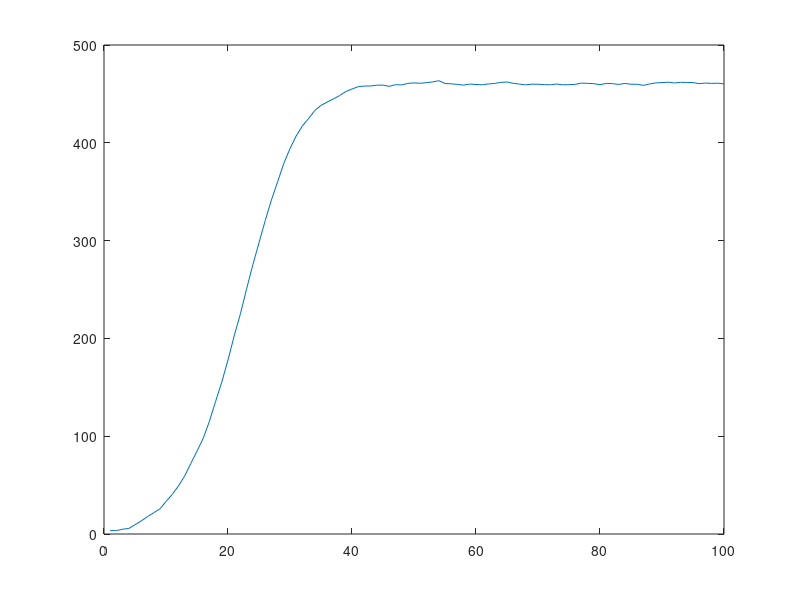

Reproduce this figure in MATLAB. (Note: this script raises an error after producing the figure.)
clear all;                              % clear workspace
clc
global  Y1p MADp MSEp;
parallelsize   = 6;
% MKt6v99 Spec Topics:  Bayesian Dynamic Models, Norris Bruce
% Extended Kalman Filter - Example
pp =1;
p      =  1;     T = 100;               % p dimension of state vector; T length of series
m0     =  randn(p,1); C0 = eye(p);      % intial state distribution at t=0

%Bass Model parameter simulation
qi1=0.38*rand(1,1);
pi1=0.003*rand(1,1);
mi1=1000*rand(1,1);

F      =  ones(p,1);  GT = diag([-qi1./mi1 (1-pi1+qi1)]); d = diag(GT);     % Observation and systems matrix  
v      =  eye(p)*0.2;       w = 0.5*eye(p);              % known observation and sytem variance


% Simulate Observations  y(t) and states 
tt1    =  5*rand(p,T+1); y = zeros(p,T); xp = rand(T,1); F =  eye(p); y=[]; beta=pi1*mi1 ;
ew     =  chol(w)'*randn(p,T);  ev = chol(v)'*randn(p,T); xp= ones(p,T); uT=diag(beta)*xp;
%a      =  rand(1,5); b = rand(1,5); alpha = [1.2; 1.05];

% LINEAR Goodwill
%for  t =  2:T+1 tt1(1,t) =  d(1)*tt1(1,t-1) + uT(1,t-1) + ew(1,t-1); end;
%for  t =  2:T+1 tt1(2,t) =  d(2)*tt1(2,t-1) + uT(2,t-1) + ew(2,t-1); end; plot(tt1);

% NONLINEAR Goodwill
for  t =  2:T+1 tt1(1,t) =  d(1)*tt1(1,t-1).^2 + d(2)*tt1(1,t-1)+ uT(1,t-1) + ew(1,t-1); end;                
%for  t =  2:T+1 tt1(2,t) =  tt1(2,t-1)- d(2)*tt1(2,t-1)^alpha(2) + uT(2,t-1) + ew(2,t-1); end; plot(tt1);


for  t =  1:T 

 y(:,t)  = tt1(1,t)  +  ev(:,t);
 %[a(1)*tt1(1,t) - a(2)*tt1(2,t) - a(3)*tt1(1,t)^2 +  a(4)*tt1(2,t)^2 + a(5)*tt1(1,t)*tt1(2,t); ...
  %           b(1)*tt1(2,t) - b(2)*tt1(1,t) - b(3)*tt1(2,t)^2 +  b(4)*tt1(1,t)^2 + b(5)*tt1(1,t)*tt1(2,t)] + ev(:,t);

end;
plot(y(1,:)); pause; % plot(y(2,:)); 
tt1s = tt1(:,2:T+1);
%==========================================================================
%============================ Data ======================================
%==========================================================================
path ='C:\Users\MeisamHe\Desktop\';
rp     = 3; % since here it is OL, Rating, version, weekend [only include weekend]
rq    = 4; % since both variance of rating and observational learning to explain heterogeneity in q
k     =  2+rp+rq; % alpha +  terms for p terms for q %delta+ removed
jumps      =    1; idx = 0; jp = 0; ndraw=15000;  ndraw0 = 10000; 
 n = 52;  %number of add-ons
 
% Read platform data inclusion
format long
scale = 10^7;
[num,txt,raw] = xlsread(strcat(path,'Projects\FirefoxAddon(VeryLowPriority)\DiffData\platformdata.xlsx'),1);
yp = num(:,20)/scale; %10 million firefox platform download [Scale in order to avoid singularity]
yc = num(:,21)/scale; %10 million competitors firefox platform downloads
ych = num(:,22)/scale; %10 million chrome firefox platform downloads
yie = num(:,23)/scale; %10 million chrome firefox platform downloads
ysaf = num(:,24)/scale; %10 million chrome firefox platform downloads
yop = num(:,25)/scale; %10 million chrome firefox platform downloads
pT   = size(yp,1); %cut the data of add-ons based on platform data
yusd =num(:,35); %10 million firefox platform download [Scale in order to avoid singularity]
yrt = num(:,30)/scale; %10 million competitors firefox platform downloads
yrt = cumsum(yrt); % since cumulative reviews are important
dwnldaddon =num(:,33)/scale; %10 million firefox platform download [Scale in order to avoid singularity]
crtdAddons =num(:,34)/10.^2;%/scale; %10 million firefox platform download [Scale in order to avoid singularity]
%crtdAddons = cumsum(crtdAddons); % since cumulative reviews are important
updtdAddons =num(:,32)/10^2; %10 million firefox platform download [Scale in order to avoid singularity]
%updtdAddons = cumsum(updtdAddons); % since cumulative reviews are important
%dwnldaddon =cumsum(dwnldaddon);
pusg      = num(:,35);
ffxvrsn      = num(:,36);
vertemp = ffxvrsn;
brkpnttemp = find(ffxvrsn);
if (size(brkpnttemp,1)>0)
   if (size(brkpnttemp,1)>1)
       for i=1:size(brkpnttemp,1)-1
           vertemp(brkpnttemp(i):brkpnttemp(i+1)-1) = 0.89.^[1:brkpnttemp(i+1)-brkpnttemp(i)];
       end;
   end;
   i = size(brkpnttemp,1);
   vertemp(brkpnttemp(i):size(vertemp,1)) = 0.89.^[1:size(vertemp,1)-brkpnttemp(i)+1];
   ffxvrsn  = vertemp;
end;

%creating goodwill for the addon updated and created
caddon = zeros(pT,1); %created add-on
uaddon = zeros(pT,1); %updated add-on
caddon(1,1) = crtdAddons(1,1);
uaddon(1,1) = updtdAddons(1,1); %updated add-on
%r = 0.89;
r=1;
for  t =  2:pT 
    caddon(t,1) = r.*caddon(t-1,1)+crtdAddons(t,1);
 %   uaddon(t,1) = 0.89.*uaddon(t-1,1)+updtdAddons(t,1);
end;    

%address multicollinearity issue (demeaning)
%caddon = caddon - repmat(mean(caddon),[size(caddon,1) 1]);

% use share rather than number of users to avoid multicollinearity
% ych = num(:,3); %10 million chrome firefox platform downloads
% yie = num(:,1); %10 million chrome firefox platform downloads

% read AMO Data
[num,txt,raw] = xlsread(strcat(path,'Projects\FirefoxAddon(VeryLowPriority)\AMODATA\AMOCleaned.xlsx'),1);
totalNomQueue = num(:,9)/100; %total nomination in queue
totalNomContrib = num(:,10)/100; % total nomination contribution


% +yie caddon yie
yc =[ych yie totalNomContrib totalNomQueue]; % uaddon];  % yie yie ysaf yop %yusd.*yrt yrt %dwnldaddon


%yc = zeros(size(yc,1),1);
%address multicollinearity issue
%yc = yc - repmat(mean(yc),[size(yc,1) 1]);
% regrssvct = ones(pT,1);
% for i=1:size(yc,2)
%     betas=inv(regrssvct'*regrssvct)*regrssvct'*yc(:,i);
%     yc(:,i)=yc(:,i)-regrssvct*betas;
%     regrssvct = [regrssvct yc(:,i)];
% end;

yc = [zeros(1,size(yc,2)); yc(1:(size(yc,1)),:)]; % for the moment m0 it is zero
yc = yc - repmat(mean(yc), [pT+1 1]);
caddon = [0;caddon];
caddon = caddon - repmat(mean(caddon), [pT+1 1]);


%check multicollinearity for platform
temp=regstats(yc(:,1),yc(:,2:size(yc,2)),'linear');
vif = 1/(1-temp.rsquare)
kp     = 3+size(yc,2)+1; %estimating three parameters (3 bass parameters and 2 competition parameter; we have rating and OL (2) and interaction (1))
%yp  = Mt(2:pT); %simulated data [end of the same file]
ppparam = 0.0001;
npparam =[-0.0005;-0.0013;0.0001;2.5847e-6];%repmat(-0.00002,[size(yc,2) 1]);
qpparam = 9.92e-10;
eta  = 0.0038;
pqM0beta = [0.052 ppparam qpparam eta npparam']; 
GTp  = diag(pqM0beta);
uTp= ppparam.*(eta*caddon+pqM0beta(1)) + repmat((eta*caddon+pqM0beta(1)),[1 size(yc,2)]).*yc*npparam;
options = optimset('Display','on','MaxIter',10000,'TolX',10^-30,'TolFun',10^-30,'UseParallel','always'); %,'GradObj','on'
% tunning parameters
pc        = 1e-6; % for the draws of M0
accepRate =0;
pqM0betaNewtemp  = zeros(parallelsize,kp);

  %platform variables
 bp_ =  zeros(pT*p,(ndraw-ndraw0)/jumps);
 b0p_ = zeros(p,(ndraw-ndraw0)/jumps);
 cp_ = zeros(kp+1+1,(ndraw-ndraw0)/jumps); %because v has the size of (n+1)*(n+1): 2 variance, 3 Bass parameters and 1 competition param
 %df_ = zeros((2*n+2)*(2*n+2),(ndraw-ndraw0)/jumps);   % to save full var-covar matrix
 mp=zeros(1,pT);
 Cp = repmat(eye(pp),[1 1 pT]);
 m0p = ones(pp,1);
 C0p = repmat(eye(pp),[1 1]);
 
  %platform
  T = pT;
  tt1p    =  15*ones(p,pT); 
  vp     =  0.2; % it includes all observation equations of platform state equation
  wp = 0.5;              % known observation and sytem variance
  LL       =    zeros(1,(ndraw-ndraw0)/jumps);   % log likelihood
  cumj=0; 
 
 MADp=zeros(1,pT); MSEp = zeros(1,pT);
 Y1p = zeros(1,pT); % n for add-ons and 1 for platform
 b0p    =  [max(yp) 0.1*ones(1,kp-1)]; 
 S0p =  1.5e7;
 btempp=zeros(kp,1);
 
 
 
  % prior 
 wa0=0.1; wv02=.1;va0=0.1;vv02=.1;
 v      =  ones(1,n)*0.2;      w = ones(1,n)*0.5;% w = 0.5*ones(1,n);              % known observation and sytem variance
 b0    =  zeros(k,n); %b0    =  zeros(k,n); 
 S0Inv =  1.5e-7*eye(k);
 
%prepare latent measure to initiate data of add-ons
[mp(:,1:pT),Cp(:,:,1:pT),m0p(:,:),C0p,tt1p(1:pT),tt0p]     =     BEKFPMOnlyPlatformCompetitor(yp(1:pT),F,pp,m0p(:,:),C0p(:,:),vp,wp,GTp(:,:),uTp(1:pT),yc,caddon);   %,a,b,alpha
ttr1=tt1p(1:pT)';
ttind1p= [tt0p;tt1p(1:pT-1)'];

%simulate GT = d, beta (System Equation)
% first simulate M0|p,q,beta erround the mode obtained using fminunc
X0= pqM0beta;
alpha     = 0.5;
accptnrnd = 0.8;
[modepltfrm,fval,exitflag,output,grad,hessian]=fminunc('PlatformFullLikelihood',X0,options,yc,ttind1p,ttr1,[m0p mp(:,1:pT-1)]',wp,S0p,b0p,caddon);
var        = diag(inv(hessian));
var = max(var,1e-6);
j=1;
while ((alpha < accptnrnd)) %&& (swfac == 1) )
   j=j+1
   wpm =pc*var;
   wpm = max(wpm, 1e-6);
   pqM0betaNew   =  modepltfrm + wpm'*randn(length(modepltfrm),1);
   while (pqM0betaNew(3)<0) 
       j=j+1
      pqM0betaNew   =  modepltfrm + wpm'*randn(length(modepltfrm),1);
   end;
   postPNew  = -PlatformFullLikelihood(pqM0betaNew,yc,ttind1p,ttr1,[m0p mp(:,1:pT-1)]',wp,S0p,b0p,caddon); % log of new posterior
   postPOld  = -PlatformFullLikelihood(pqM0beta,yc,ttind1p,ttr1,[m0p mp(:,1:pT-1)]',wp,S0p,b0p,caddon); % log of old posterior
   alpha     = postPNew - postPOld;
   accptnrnd = log(rand(1,1));
   % M0paramNew = M0param + pc*randn(length(M0Param),1);
end;
cumj= cumj+j;
% check acceptance rate and modify it
accepRate=1/cumj % because i out of all cumj iterations is accepted until now


pqM0beta   = pqM0betaNew;
ppparam   = pqM0beta(1);
qpparam   = pqM0beta(2);
M0param = pqM0beta(3);
eta       = pqM0beta(4);
npparam = pqM0beta(5:size(pqM0beta,2));
btempp(:,1)=[M0param ppparam qpparam eta npparam]'; % to use in cross section
% npparam   = btp(3:(2+size(yc,2)));
disp ('platform parameters ar M0p pp qp np are:');
disp(btempp(:,1));
GTp(:,:)  =   diag([M0param ppparam qpparam eta npparam]);
uTp(1:pT) =   ppparam.*(eta*caddon(1:(size(yc,1)-1),:)+M0param) + repmat((eta*caddon(1:(size(yc,1)-1),:)+M0param), [1 size(caddon(1:(size(yc,1)-1),:),2)]).*(yc(1:(size(yc,1)-1),:)*npparam');

%simulate v ~ IG (System Equation)
f = -qpparam./(M0param+eta*caddon(1:(size(yc,1)-1),:)).*(2*ttind1p.*[m0p mp(:,1:pT-1)]'-[m0p mp(:,1:pT-1)]'.^2) + (1+qpparam-ppparam).*ttind1p-(yc(1:(size(yc,1)-1),:)*npparam').*ttind1p+ppparam.*(M0param+eta*caddon(1:(size(yc,1)-1),:)) + (yc(1:(size(yc,1)-1),:)*npparam').*(M0param+eta*caddon(1:(size(yc,1)-1),:));
ewv = ttr1-f;

wa1  = (wa0+pT)/2;
wv12 = (wv02+ewv'*ewv)/2;
wp  =  1/gamrnd(wa1,1/wv12);

%simulate w ~ IG (Observation Equation)
va1= (va0+pT)/2;
vv12= (vv02+((yp - ttr1)'*(yp - ttr1)))/2;
evv =yp - ttr1;
vp =1/gamrnd(va1,1/vv12);


disp('vp and wp is:')
disp([vp; wp])


 % addon section:
 % Read only to test
 pluginlists=linspace(1,n,n)+1;
 T = zeros(1,n);
 y=cell([1 n]);
 xaddon=cell([1 n]);
 uT=cell([1 n]);
 piai =cell([1 n]);
 ol =cell([1 n]);
 st =cell([1 n]);
 stol =  cell([1 n]);
 ver =cell([1 n]);
 wkend =cell([1 n]);
 status =cell([1 n]);
 phetrgn =cell([1 n]);
 % postPOld = cell([1 n]);
 pqalphaaddon =  cell([1 n]);
 for j=1:n
     pqalphaaddon{j}   = [0.01;1e-3.*ones(k-1,1)]; %0.0284; 0.2; 
 end;
 GT  = ones(rp+2*rq+1,rp+2*rq+1,n); %1 for last element of delta
% GT  = ones(rp+2*rq,rp+2*rq,n); %1 for last element of delta
alphabetaapram = cell([1 n]);
parfor jtemp=1:n;
%      paparam     = pqalphaaddon{j}(1);
%      qaparam     = pqalphaaddon{j}(2);
     alphaaparam = pqalphaaddon{jtemp}(1); % since alpha is between zero and 1
     phetrgnprm  = pqalphaaddon{jtemp}(2:rp+1);
     qhtrgnprm   = pqalphaaddon{jtemp}(rp+2:rp+rq+1);
     deltaprm    = pqalphaaddon{jtemp}(rp+rq+2); %disadoption rate
     alphabetaapram{jtemp} =alphaaparam*phetrgnprm;
%     alphap{j} =alphaaparam*paparam;
     bt = [-phetrgnprm(1:rp);-(1-deltaprm)*qhtrgnprm(1:rq)/alphaaparam;(1-deltaprm)*qhtrgnprm(1:rq);-deltaprm]; %-qaparam/alphaaparam;(1-paparam+qaparam);
   %  bt = [-phetrgnprm(1:rp);-qhtrgnprm(1:rq)/alphaaparam;qhtrgnprm(1:rq)];
     GT   (:,:,jtemp)       =   diag(bt);
end;

[numCatOL,txtCatOL,rawCatOL] = xlsread(strcat(path,'Projects\FirefoxAddon(VeryLowPriority)\DiffData\AddonCategoryLevelOLVar.xlsx'),1);
[numCatVAR,txtCatVAR,rawCatVAR] = xlsread(strcat(path,'Projects\FirefoxAddon(VeryLowPriority)\DiffData\AddonCategoryLevelOLVar.xlsx'),2);
parfor i=1:n;
    i
    [numaddon,txt,raw] = xlsread(strcat(path,'Projects\FirefoxAddon(VeryLowPriority)\Data\DailyOf100AddOn (Autosaved).xlsx'),pluginlists(1,i));
  %  T(1,i)=min(min(checksize(num(:,15)),checksize(num(:,1))),checksize(num(:,8)));
    T(i)       = min([checksize(numaddon(:,17)) checksize(numaddon(:,1)) checksize(numaddon(:,8)) checksize(numaddon(:,19)) checksize(numaddon(:,26)) checksize(numaddon(:,10))]);
    if T(i) > pT;
      T(i) = pT;
    end;
   % beta = 0.0001*rand(1,1);
    [xaddon{i},y{i},uT{i},ol{i},stv{i},ver{i},wkend{i},status{i},T(i),stol{i},stavg{i}] = readOLRT(numaddon,T(i),alphabetaapram{i},p,tt1p,tt0p,pT,scale,pusg,ffxvrsn,numCatOL,numCatVAR,i); %int{i},piai{i}
    phetrgn{i} =[ver{i} ffxvrsn(pT-T(i)+1:pT)]; %ver{i}.*ffxvrsn(pT-T(i)+1:pT) wkend{i}
    phetrgn{i} = phetrgn{i} - repmat(mean(phetrgn{i}), [size(phetrgn{i},1) 1]);
    phetrgn{i} =[ones(T(i),1) phetrgn{i}];% wkend{i}% int{i} %wkend{i}  ver{i} wkend{i}  ver{i} wkend{i} ver{i}
    qhetrgn{i} =[stv{i} ol{i}  stavg{i} ]; %status{i} %stv{i}.*ol{i} stavg{i}.*stv{i}
    qhetrgn{i} = qhetrgn{i} - repmat(mean(qhetrgn{i}), [size(qhetrgn{i},1) 1]);    
    qhetrgn{i} =[ones(T(i),1) qhetrgn{i}]; %ol{i} st{i} ol{i} status{i} % stol{i}   status{i}  stol{i}
  disp(i);
  y{i} = cumsum(y{i});
  disp('done...');
end;
% Read add-on cross section data to explain heterogeneity
% +1 to include platform itself
csk=1; %for cross section (due to multicollinearity the last element is removed)
CSSQ =zeros(n,csk); % for alpha_i %+1
CSL  =zeros(n,csk);   % for beta_i %+1
CSIntr=zeros(n,csk);  % for intercept gamma_i %+1

CSST =zeros(n,csk);
CSINT =zeros(n,csk);
 parfor i=1:n; %due to multicollinearity the first element is removed %+1
     i
   CSSQ(i,1)=1;
   CSL(i,1)=1;
   CSIntr(i,1)=1;
   
   CSST(i,1) =1;
   CSINT(i,1) =1;
 end;
 % cross sectional explanation of alpha (relevancy factor)
 %alphaitems = [4,5,6,7,19,20,21,22,23,24,28,29,33];
 % alphaitems = [4,5,7,19,20,21,22,23,24,28];
 alphaitems = [4,5,37,38,39];
 %[7,28,29,33,34,35,36];
 [num,txt,raw] = xlsread(strcat(path,'Projects\FirefoxAddon(VeryLowPriority)\DiffData\AnalysisOFStepWiseRegression.xlsx'),2); 
 alphatotal = num(:,alphaitems);
 alphatotal = alphatotal -repmat(mean(alphatotal),[n 1]);
 CSAlpha =[ones(n,1) alphatotal];
 CSalphaInv = 1.5e-7*eye(size(CSAlpha,2));
 csalpha    =  zeros(size(CSAlpha,2),1);
 alphacsalpha=zeros(size(CSAlpha,2),1); 
 etacsalpha = ones(1,1); 
 
  % cross sectional explanation of p (external factor)
% pitmes = [3,4,5,6,7,11,12,13,14,15,20,22,24,30,33];
% pitmes = [3,4,5,6,7,11,12];
 p0itmes =  [11,12,37,38,39];
 %[7,14,33,34,35,36];
 p1itmes =  [11,12,37,38,39];
 %[7,15,22,34,35,36];
 p2itmes =  [11,12,37,38,39];
 %[7,20,24,34,35,36];
 p3itmes =  [11,12,37,38,39];
 %[7,30,34,35,36];
 p4itmes =  [11,12,37,38,39];
 %[7,24,30,34,35,36];
 [num,txt,raw] = xlsread(strcat(path,'Projects\FirefoxAddon(VeryLowPriority)\DiffData\AnalysisOFStepWiseRegression.xlsx'),3); 
 % for p0
 p0total = num(:,p0itmes);
 p0total = p0total -repmat(mean(p0total),[n 1]);
 CSp0 =[ones(n,1) p0total];
 alphacsp0      = zeros(size(CSp0,2),1);
 % for p1
 p1total = num(:,p1itmes);
 p1total = p1total -repmat(mean(p1total),[n 1]);
 CSp1 =[ones(n,1) p1total];
 alphacsp1      = zeros(size(CSp1,2),1);
 % for p2
 p2total = num(:,p2itmes);
 p2total = p2total -repmat(mean(p2total),[n 1]);
 CSp2 =[ones(n,1) p2total];
 alphacsp2      = zeros(size(CSp2,2),1);
 % for p3
 p3total = num(:,p3itmes);
 p3total = p3total -repmat(mean(p3total),[n 1]);
 CSp3 =[ones(n,1) p3total];
 alphacsp3      = zeros(size(CSp3,2),1);
  % for p4
 p4total = num(:,p4itmes);
 p4total = p4total -repmat(mean(p4total),[n 1]);
 CSp4 =[ones(n,1) p4total];
 alphacsp4      = zeros(size(CSp4,2),1);
 
 betaparamtemp = zeros(1,rp);
 etacsp = ones(1,rp); 
 
   % cross sectional explanation of q (internal factor)
 %qitems=[3,4,5,6,7];
 q0items=[32,33,34,35,36,37];
 %[11,12,19,29,30,31];
 q1items= [32,33,34,35,36,37];
 %[9,26,28,29,30,31];
 q2items=[32,33,34,35,36,37];
 %[11,29,30,31];
 q3items= [32,33,34,35,36,37];
 %[11,29,30,31];
 q4items= [32,33,34,35,36,37];
 %[10,21,29,30,31];
 q5items= [32,33,34,35,36,37];
 %[11,27,29,30,31];
 [num,txt,raw] = xlsread(strcat(path,'Projects\FirefoxAddon(VeryLowPriority)\DiffData\AnalysisOFStepWiseRegression.xlsx'),4); 
 % for q0
 q0total = num(:,q0items);
 q0total = q0total -repmat(mean(q0total),[n 1]);
 CSq0 =[ones(n,1) q0total];
 alphacsq0      = zeros(size(CSq0,2),1);
 % for q1
 q1total = num(:,q1items);
 q1total = q1total -repmat(mean(q1total),[n 1]);
 CSq1 =[ones(n,1) q1total];
 alphacsq1      = zeros(size(CSq1,2),1);
 % for q2
 q2total = num(:,q2items);
 q2total = q2total -repmat(mean(q2total),[n 1]);
 CSq2 =[ones(n,1) q2total];
 alphacsq2      = zeros(size(CSq2,2),1);
 % for q3
 q3total = num(:,q3items);
 q3total = q3total -repmat(mean(q3total),[n 1]);
 CSq3 =[ones(n,1) q3total];
 alphacsq3      = zeros(size(CSq3,2),1);
  % for q4
 q4total = num(:,q4items);
 q4total = q4total -repmat(mean(q4total),[n 1]);
 CSq4 =[ones(n,1) q4total];
 alphacsq4      = zeros(size(CSq4,2),1);
  % for q5
 q5total = num(:,q5items);
 q5total = q5total -repmat(mean(q5total),[n 1]);
 CSq5 =[ones(n,1) q5total];
 alphacsq5      = zeros(size(CSq5,2),1);
  
 gammaparamtemp = zeros(1,rq);
 etacsq = ones(1,rq); 
 %  CSqInv = 1.5e-7*eye(size(CSq,2));
 %  csq0    =  zeros(size(CSq,2),1);
 
 % cross sectional explanation of delta (churn factor)
 %deltaitems =  [4,5,6,19,20,21,22,23,24];
 deltaitems =  [4,5,37,38,39];
 %[4,33,34,35,36];
 [num,txt,raw] = xlsread(strcat(path,'Projects\FirefoxAddon(VeryLowPriority)\DiffData\AnalysisOFStepWiseRegression.xlsx'),5); 
 deltatotal = num(:,deltaitems);
 deltatotal = deltatotal -repmat(mean(deltatotal),[n 1]);
 CSd =[ones(n,1) deltatotal];
 CSdInv = 1.5e-7*eye(size(CSd,2));
 csd0    =  zeros(size(CSd,2),1);
 alphacsd =zeros(size(CSd,2),1); 
 etacsd = ones(1,1); 
 
 %priors for all cross section based on size (one additional due to the
 %intercept)
 %size 4
 CS4Inv = 1.5e-7*eye(5);
 cs4    =  zeros(5,1);
 
 %size 5
 CS5Inv = 1.5e-7*eye(6);
 cs5    =  zeros(6,1);
 
 %size 6
 CS6Inv = 1.5e-7*eye(7);
 cs6    =  zeros(7,1);
 
 b_=cell([1 n]);
 bi_= cell([1 (ndraw-ndraw0)/jumps]);

 b0_        =   cell([1 n]);
 b0i_        =   cell([1 (ndraw-ndraw0)/jumps]);
 addonaccptcntr = cell([1 n]); % keep track of counter of acceptance for addons
 %zeros(p,(ndraw-ndraw0)/jumps,n); 
 m0     =  cell([1 n]);%rand(p,1,n); 
 C0     =  cell([1 n]);
 %repmat(eye(p),[1 1 n]);
 parfor i=1:n;
     i
     m0{i}=rand(p,1);
     C0{i}=eye(p);
     addonaccptcntr{i} = 0;
 end;
 
 c_        =    cell([1 n]);
 ci_        =    cell([1 (ndraw-ndraw0)/jumps]);
  %defnition of variables we will use
 m = cell([1 pT n]);
 tt1= cell([1 pT n]);
 tt0= cell([1 n]);
 C = cell([1 pT n]);
 Y1    = cell([1 n]);
 MAD      = cell([1 n]);
 MSE      = cell([1 n]);
 Y1a      = cell([1 (ndraw-ndraw0)/jumps]);
 MSEa     = cell([1 (ndraw-ndraw0)/jumps]);
 MADa     = cell([1 (ndraw-ndraw0)/jumps]);
 
 % define error component in order to find conditional distribution for
 % variances
 ee = zeros(pT,2*n+2); % for errors of all observation and system equation of all addons + platform
 eetemp = zeros(pT,n+2);
 eetemp1 = zeros(pT,n);
 
  
  %for cross section coefficients, prior and other variables
  %prior
%  csb0    =  zeros(csk,1);
%  CS0Inv = 1.5e-7*eye(csk);
%  alphacs=zeros(csk,k); 
 btemp=zeros(k,n);

 dcs_=zeros(size( [alphacsalpha(:);alphacsp0(:);alphacsp1(:);alphacsp2(:);...
                 alphacsq0(:);alphacsq1(:);alphacsq2(:);alphacsq4(:);...
                  alphacsd(:); etacsalpha';etacsp';etacsq';etacsd'],1),((ndraw-ndraw0)/jumps)); 
% dcs_=zeros(size([alphacsalpha(:);alphacsp0(:);alphacsp1(:);alphacsp2(:);alphacsp3(:);alphacsp4(:);...
%  alphacsq0(:);alphacsq1(:);alphacsq2(:);alphacsq3(:);alphacsq4(:);alphacsq5(:);...
%   alphacsd(:); etacsalpha';etacsp';etacsq';etacsd'],1),((ndraw-ndraw0)/jumps)); 
% etacs = ones(1,k); 
 etacs = [etacsalpha';etacsp';etacsq';etacsd'];
 etaw=1;
 LLtemp =zeros(1,n);
 tttempcs = zeros(n,pT+1);
 
  % for metrapolist hasting
 pcaddon = cell([1 n]);
%  temppcaddon = [4.32098765432099e-08,4.32098765432100e-07,3.88888888888889e-06,4.32098765432099e-07,3.88888888888890e-06,1.29629629629630e-06,...
%      1.44032921810700e-07,3.50000000000000e-05,1.44032921810700e-07,4.32098765432099e-07,0.000105000000000000,1.29629629629629e-06,...
%      0.000105000000000000,0.000315000000000000,0.000105000000000000,0.000105000000000000,1.16666666666667e-05,0.000315000000000000,...
%      0.000315000000000000,3.88888888888890e-06,3.50000000000000e-05,1.16666666666667e-05,0.000105000000000000,0.000315000000000000,...
%      0.000315000000000000,1.44032921810700e-07,1.16666666666667e-07,0.000315000000000000,0.000105000000000000,0.000315000000000000,...
%      0.000105000000000000,0.000315000000000000,3.50000000000000e-06,0.000315000000000000,0.000315000000000000,0.000105000000000000,...
%      3.50000000000001e-05,0.000315000000000000,0.000105000000000000,0.000315000000000000,0.000315000000000000,0.000105000000000000,0.000315000000000000,4.32098765432099e-07,1.29629629629630e-06,0.000105000000000000,0.000315000000000000,0.000105000000000000,0.000315000000000000,0.000315000000000000,0.000315000000000000,0.000315000000000000];
 for i=1:n;
     pcaddon{i}=1e-11;%temppcaddon(i);%3.5e-5; %tunning parameter
 end;
 %excluded
%  
%   pcaddon{1}=1e-4;
%   pcaddon{2}=5e-5;
%   pcaddon{4}=5e-4;
%   pcaddon{5}=5e-4;
%   pcaddon{6}=5e-4;
%   pcaddon{7}=8e-5;
%   pcaddon{10}=5e-4;
%   pcaddon{11}=5e-5;
%   pcaddon{12}=1e-4;
%   pcaddon{8}=5e-3;
%   pcaddon{9}=1e-4;
%   pcaddon{13}=6e-4;
%   pcaddon{14}=6e-4;
%   pcaddon{15}=5e-5; % high
%   pcaddon{16}=7e-4;
%   pcaddon{17}=8e-4;% high
%   pcaddon{18}=8e-4;% high
%   pcaddon{19}=3e-5;% high
%   pcaddon{21}=3e-4;
%   pcaddon{22}=3e-4;
%   pcaddon{23}=3e-4;
%   pcaddon{24}=1e-4;% high
%   pcaddon{25}=1e-3;% high
%   pcaddon{26}=5e-4;
%   pcaddon{27}=5e-4;
%   pcaddon{28}=5e-4;
%   pcaddon{29}=5e-4;
%   pcaddon{30}=8e-3;% high
%   pcaddon{31}=1e-4;
%   pcaddon{32}=2e-4;
%   pcaddon{33}=2e-5;
%   pcaddon{34}=5e-4;% high
%   pcaddon{36}=8e-4;% high
%   pcaddon{37}=8e-4;% high
%   pcaddon{38}=1e-3;
%   pcaddon{39}=1e-4;
%   pcaddon{44}=2e-4;
%   pcaddon{40}=5e-4;% high
%   pcaddon{41}=5e-4;% high
%   pcaddon{42}=5e-4;% high
%   pcaddon{43}=8e-4;% high
%   pcaddon{45}=1e-3;
%   pcaddon{47}=8e-3;% high
%   pcaddon{49}=5e-4;% high
%   pcaddon{50}=5e-4;% high
%   pcaddon{51}=9e-4;
%   pcaddon{52}=1e-4;
  
 
  
  
  
   
  

%check multicolinearity (inside) for addon
% for the first element
cntrVIF = 0;
 for i=1:n;
     if (size(phetrgn{i},2)>2)
         temp = regstats(phetrgn{i}(:,2),phetrgn{i}(:,3:size(phetrgn{i},2)),'linear');
         VIF =1/(1-temp.rsquare);
     end;
     if (VIF >10)
         cntrVIF = cntrVIF + 1;
     end;
 end;
 
  fprintf('number of multicollinearity p element 1 of vector is: %f\n',cntrVIF);
 
 %middle elements
 for j=3:rp-1;
     cntrVIF=0;
     for i=1:n;
         if (size(phetrgn{i},2)>2)
             temp = regstats(phetrgn{i}(:,j),[phetrgn{i}(:,2:j-1) phetrgn{i}(:,j+1:size(phetrgn{i},2))],'linear');
             VIF =1/(1-temp.rsquare);
         end;
         if (VIF >10)
             cntrVIF = cntrVIF + 1;
         end;
     end;

     fprintf('number of multicollinearity p element %f of vector is: %f\n',j,cntrVIF);
 end;
 
 %last element
 cntrVIF =0;
  for i=1:n;
     if (size(phetrgn{i},2)>2)
         temp = regstats(phetrgn{i}(:,size(phetrgn{i},2)),phetrgn{i}(:,2:size(phetrgn{i},2)-1),'linear');
         VIF =1/(1-temp.rsquare);
     end;
     if (VIF >10)
         cntrVIF = cntrVIF + 1;
     end;
 end;
 
  fprintf('number of multicollinearity p last element of vector is: %f\n',cntrVIF);

 
 %check muticollinearity for q
 % first element
cntrVIF =0;
 for i=1:n;
     if (size(qhetrgn{i},2)>2)
     temp = regstats(qhetrgn{i}(:,2),qhetrgn{i}(:,3:size(qhetrgn{i},2)),'linear');
     VIF =1/(1-temp.rsquare);
     if (VIF >10)
         cntrVIF = cntrVIF + 1;
     end;
     end;
 end;
 fprintf('number of multicollinearity q element 1 of vector is: %f\n',cntrVIF);

 
 %middle elements
 for j=3:rq-1;
     cntrVIF=0;
     for i=1:n;
          if (size(qhetrgn{i},2)>2)
             temp = regstats(qhetrgn{i}(:,j),[qhetrgn{i}(:,2:j-1) qhetrgn{i}(:,j+1:size(qhetrgn{i},2))],'linear');
             VIF =1/(1-temp.rsquare);
         end;
         if (VIF >10)
             cntrVIF = cntrVIF + 1;
         end;
     end;

     fprintf('number of multicollinearity q element %f of vector is: %f\n',j,cntrVIF);
 end;
 
 %last element
 cntrVIF =0;
  for i=1:n;
     if (size(phetrgn{i},2)>2)
         temp = regstats(qhetrgn{i}(:,size(qhetrgn{i},2)),qhetrgn{i}(:,2:size(qhetrgn{i},2)-1),'linear');
         VIF =1/(1-temp.rsquare);
     end;
     if (VIF >10)
         cntrVIF = cntrVIF + 1;
     end;
 end;
  fprintf('number of multicollinearity q last element of vector is: %f\n',cntrVIF);
 
 
% updated way to calculate likelihood
savinground = 0;
ttr1addonLL = cell([1 n]);
tt0LL{j} = cell([1 n]);
tt1LL{j} = cell([1 n]);
m0LL{j}  = cell([1 n]);
mLL{j}   = cell([1 n]);
gammaaddonLL{j} =  cell([1 n]);
deltaaddonLL{j} = cell([1 n]);
alphaMaddonLL{j} = cell([1 n]);
betaaddonLL{j} = cell([1 n]);
vLL      =  ones(1,n)*0.2;      wLL = ones(1,n)*0.5;
  
 
  
%  pause
%  clc
 
for i = 1:ndraw
    tic;
    i
    sw=0;
    if   (i                >     ndraw0)             %  Discarding burnin
        idx               =     idx + 1; end; 

   if   idx              ==     jumps
        idx               =     0;
        jp                =     jp + 1;
        sw=1;
        savinground = savinground + 1;
        LLtempcs =zeros(1,n); % reset to make sure I do not add extra elements
   end;


   % platform EKF calculation
    [mp(:,1:pT),Cp(:,:,1:pT),m0p(:,:),C0p,tt1p(1:pT),tt0p]     =     BEKFPMOnlyPlatformCompetitor(yp(1:pT),F,pp,m0p(:,:),C0p(:,:),vp,wp,GTp(:,:),uTp(1:pT),yc,caddon);   %,a,b,alpha

   
    ttr1=tt1p(1:pT)';
    ttind1p= [tt0p;tt1p(1:pT-1)'];
    
   %simulate GT = d, beta (System Equation)
   % first simulate M0|p,q,beta erround the mode obtained using fminunc
   X0= pqM0beta;
   alpha     = 0.5;
   accptnrnd = 0.8;
   [modepltfrm,fval,exitflag,output,grad,hessian]=fminunc('PlatformFullLikelihood',X0,options,yc,ttind1p,ttr1,[m0p mp(:,1:pT-1)]',wp,S0p,b0p,caddon);
   var        = diag(inv(hessian));
   var = max(var,1e-6);
   j=1;
   while ((alpha < accptnrnd)) %&& (swfac == 1) )
       j=j+1
       wpm =pc*var;
       wpm = max(wpm, 1e-6);
       pqM0betaNew   =  modepltfrm + wpm'*randn(length(modepltfrm),1);
       while (pqM0betaNew(3)<0) 
           j=j+1
              pqM0betaNew   =  modepltfrm + wpm'*randn(length(modepltfrm),1);
          if (j>1e4)           
            break;
          end;
       end;
       postPNew  = -PlatformFullLikelihood(pqM0betaNew,yc,ttind1p,ttr1,[m0p mp(:,1:pT-1)]',wp,S0p,b0p,caddon); % log of new posterior
       postPOld  = -PlatformFullLikelihood(pqM0beta,yc,ttind1p,ttr1,[m0p mp(:,1:pT-1)]',wp,S0p,b0p,caddon); % log of old posterior
       alpha     = postPNew - postPOld;
       accptnrnd = log(rand(1,1));
       if (j>1e4)
           postPNew = postPOld;
           pqM0betaNew =pqM0beta;
           break;
       end;
       % M0paramNew = M0param + pc*randn(length(M0Param),1);
   end;
   cumj= cumj+j;
   % check acceptance rate and modify it
   accepRate=i/cumj % because i out of all cumj iterations is accepted until now
   if (floor(i./5)==i/5)
     if (accepRate>0.15)  
          pc =  pc*3;
          cumj = i./0.15;% to maintain past dependancy 
     elseif (accepRate<0.01) 
           pc =  pc/3;
          cumj = i./0.01;
     end;
   end;
   
    pqM0beta   = pqM0betaNew;
    ppparam   = pqM0beta(1);
    qpparam   = pqM0beta(2);
    M0param = pqM0beta(3);
    eta = pqM0beta(4);
    npparam = pqM0beta(5:size(pqM0beta,2));
    btempp(:,1)=[M0param ppparam qpparam eta npparam]'; % to use in cross section
   % npparam   = btp(3:(2+size(yc,2)));
    disp ('platform parameters ar M0p pp qp np are:');
    disp(btempp(:,1));
    GTp(:,:)  =   diag([M0param ppparam qpparam eta npparam]);
    uTp(1:pT) =   ppparam.*(eta*caddon(1:(size(yc,1)-1),:)+M0param) + (eta*caddon(1:(size(yc,1)-1),:)+M0param).*(yc(1:(size(yc,1)-1),:)*npparam');
    
    %simulate v ~ IG (System Equation)
    f = -qpparam./(M0param+eta*caddon(1:(size(yc,1)-1),:)).*(2*ttind1p.*[m0p mp(:,1:pT-1)]'-[m0p mp(:,1:pT-1)]'.^2) + (1+qpparam-ppparam).*ttind1p-(yc(1:(size(yc,1)-1),:)*npparam').*ttind1p+ppparam*(M0param+eta*caddon(1:(size(yc,1)-1),:)) + (yc(1:(size(yc,1)-1),:)*npparam').*(M0param+eta*caddon(1:(size(yc,1)-1),:));
    ewv = ttr1-f;

    wa1  = (wa0+pT)/2;
    wv12 = (wv02+ewv'*ewv)/2;
    wp  =  1/gamrnd(wa1,1/wv12);

    %simulate w ~ IG (Observation Equation)
    va1= (va0+pT)/2;
    vv12= (vv02+((yp - ttr1)'*(yp - ttr1)))/2;
    evv =yp - ttr1;
    vp =1/gamrnd(va1,1/vv12);

    
    disp('vp and wp is:')
    disp([vp; wp])
    
    if (sw==1)     
        bp_(1:pT,jp)          =     reshape(tt1p(1:pT)',pT*p,1); 
        b0p_(:,jp)        =     tt0p; 
        cp_(:,jp)         =     [btempp;vp;wp]; %vp will be saved as a matrix
        LL (jp)      = LL(jp)- 0.5*(ewv'*ewv)/wp -  0.5*pT*pp*log(2*pi*wp);
        LL (jp)      = LL(jp)- 0.5*(evv'*evv)/vp -   0.5*pT*pp*log(2*pi*vp);
        if (savinground ==1)
            ttr1LL = ttr1;
            qpparamLL = qpparam;
            ppparamLL = ppparam;
            M0paramLL = M0param;
            npparamLL = npparam;
            etaLL = eta;
            ttind1pLL = ttind1p;
            m0pLL = m0p;
            mpLL = mp;
            wpLL = wp;
            vpLL = vp;
        else
            ttr1LL =ttr1LL+ ttr1;
            qpparamLL =qpparamLL+ qpparam;
            ppparamLL = ppparamLL+ppparam;
            M0paramLL = M0paramLL+M0param;
            npparamLL = npparamLL+ npparam;
            etaLL = etaLL+ eta;
            ttind1pLL = ttind1pLL + ttind1p;
            m0pLL = m0pLL + m0p;
            mpLL = mpLL + mp;
            wpLL = wpLL + wp;
            vpLL = vpLL + vp;
        end;
%         errwp_  =  errwp_ + ewv;
%         errvp_  =  errvp_ + evv;
   end;
   % piaitemp = cell2mat(piai);  
   % simulate observation equation parameter (which is state equation for
    % add-ons
    parfor j=1:n;
         display('starting ....')
         display(j)
        % run ffbs for each addon
        [m{j},C{j},m0{j},C0{j},tt1{j},tt0{j},Y1{j},MAD{j},MSE{j}]     =     BEKFAddonpq(y{j},F,p,m0{j},C0{j},v(j),w(j),GT(:,:,j),uT{j}',j,pT,tt1p,tt0p,phetrgn{j},qhetrgn{j},rp,rq);   %,a,b,alpha,piaitemp(j),mp(:,1:pT),m0p(:,:)
        
        %creating the lag of response
        ttr1addon=tt1{j}';
        
        %simulate v ~ IG (Observation Equation)
        va1= (va0+T(j))/2;
        vv12= (vv02+(y{j}' - ttr1addon')*(y{j}' - ttr1addon')')/2;
        v(j) =1/gamrnd(va1,1/vv12);
        
        % prepare for platform EKF      
        ttind1addon= addonttindepbuilderOLSTpq(tt0{j},tt1{j},T(j),xaddon{j},tt1p,tt0p,pT,m{j},m0{j},phetrgn{j},qhetrgn{j}) ; % drop last value

        % draw full parameters(System Equation)
        alphaaddon     = 0.5;
        accptnrndaddon = 0.8;
        ratekeepraddon =0;
        ratekeeperofwhile =0;
        while (alphaaddon < accptnrndaddon) 
%             disp('once.....................');
           ratekeepraddon=ratekeepraddon+1;          
           disp(ratekeepraddon);
           pqalphaaddonNew = pqalphaaddon{j} + pcaddon{j}*randn(length(pqalphaaddon{j}),1);
           while   (pqalphaaddonNew(1)<0) || (pqalphaaddonNew(1)>1) || (pqalphaaddonNew(rp+rq+2)<0) || (pqalphaaddonNew(rp+rq+2)>1) 
               ratekeepraddon=ratekeepraddon+1;
               pqalphaaddonNew = pqalphaaddon{j} + pcaddon{j}*randn(length(pqalphaaddon{j}),1);
               ratekeeperofwhile=ratekeeperofwhile+1
               if (ratekeepraddon>1e4)           
                     break;
               end;
           end;
           postPNewaddon  = MHLLSROLRTpq(pqalphaaddonNew,ttind1addon,ttr1addon,T(j),w(j),b0(:,j),etacs,rp,rq); % log of new posterior
           postPOldaddon  = MHLLSROLRTpq(pqalphaaddon{j},ttind1addon,ttr1addon,T(j),w(j),b0(:,j),etacs,rp,rq); % log of old posterior
           alphaaddon    = postPNewaddon - postPOldaddon;
           accptnrndaddon = log(rand(1,1));
           if (ratekeepraddon>1e4)
               postPNewaddon = postPOldaddon;
               pqalphaaddonNew =pqalphaaddon{j};
               break;
           end;
        end;
        % check acceptance rate and modify it
        addonaccptcntr{j} = addonaccptcntr{j} + ratekeepraddon;
        accepRateaddon=i/addonaccptcntr{j} % because i out of all cumj iterations is accepted until now
       if (floor(i./5)==i/5)
            if (accepRateaddon>0.15)  
                 pcaddon{j} =  pcaddon{j}*3;
                 addonaccptcntr{j} = i./0.15;% to maintain past dependancy 
            elseif (accepRateaddon<0.001) 
                  pcaddon{j} =  pcaddon{j}/3;
                  addonaccptcntr{j} = i./0.001;
            end;
       end;
        disp(j)
        disp(addonaccptcntr{j})
        disp(accepRateaddon)
        display(ratekeeperofwhile)
        
        pqalphaaddon{j}   = pqalphaaddonNew;  
%         pparamaddon     = pqalphaaddon{j}(1);
%         qparamaddon     = pqalphaaddon{j}(2);
        alphaMaddon = pqalphaaddon{j}(1);
        betaaddon  = pqalphaaddon{j}(2:rp+1);
        gammaaddon  = pqalphaaddon{j}(rp+2:rp+rq+1);
        deltaaddon  = pqalphaaddon{j}(rp+rq+2);
       
        btaddon = [-betaaddon;-(1-deltaaddon)*gammaaddon/alphaMaddon;(1-deltaaddon)*gammaaddon;-deltaaddon]; %-qparamaddon/alphaMaddon;(1-pparamaddon+qparamaddon);
        % btaddon = [-betaaddon;-gammaaddon/alphaMaddon;gammaaddon];
        
        btempaddon(:,j) = [alphaMaddon;betaaddon;gammaaddon;deltaaddon]; %pparamaddon;qparamaddon;
        disp([alphaMaddon betaaddon' gammaaddon' deltaaddon]) %pparamaddon qparamaddon
%         btempaddon(:,j) = [alphaMaddon;betaaddon;gammaaddon]; %pparamaddon;qparamaddon;
%         disp([alphaMaddon betaaddon' gammaaddon']) %pparamaddon qparamaddon
        %disp([v(j) w(j)])
    
        GT   (:,:,j)       =   diag(btaddon(:,1));


        uT{j} =   alphaMaddon.*(phetrgn{j}*betaaddon)'.*xaddon{j}.*[tt0p tt1p(pT-T(j)+1:pT-1)]; %uT includes relevant market size in it pparamaddon*alphaMaddon*xaddon{j}.*[tt0p tt1p(pT-T(j)+1:pT-1)]+
      %  piai{j} = pparamaddon*alphaMaddon; % to use in the hap function   
        
        
        %simulate w ~ IG (System Equation)
        pqalphatempaddon = [-gammaaddon*(1-deltaaddon)/alphaMaddon;1-deltaaddon;-betaaddon;alphaMaddon.*betaaddon;(1-deltaaddon)*gammaaddon];
      %  pqalphatempaddon = [-gammaaddon/alphaMaddon;1;-betaaddon;alphaMaddon.*betaaddon;gammaaddon];
        %-qparamaddon/alphaMaddon; -pparamaddon+qparamaddon ;pparamaddon*alphaMaddon
        wa1  = (wa0+T(j))/2;
        wv12 = (wv02+(ttr1addon-ttind1addon(1:T(j),:)*pqalphatempaddon)'*(ttr1addon-ttind1addon(1:T(j),:)*pqalphatempaddon))/2;
        w (j)  =  1/gamrnd(wa1,1/wv12);
        
       if (sw==1);
             b_{j}          =     reshape(tt1{j}',T(j)*p,1); 
            b0_{j}         =     tt0{j}; 
            LLtemp (j)      =  -0.5*(y{j}' - ttr1addon')*(y{j}' - ttr1addon')'/v(j).^2 - ... %LLtemp (j)
            0.5*T(j)*p*log(2*pi*v(j).^2);
           c_{j}          =     [btempaddon(:,j) ;v(j);w(j)];
           LLtemp (j)      = - 0.5*(ttr1addon-ttind1addon(1:T(j),:)*pqalphatempaddon)'*(ttr1addon-ttind1addon(1:T(j),:)*pqalphatempaddon)/w (j) - ...
            0.5*T(j)*p*log(2*pi*w(j)); % LLtemp (j)
            
             if (savinground ==1)
                tt0LL{j} = tt0{j};
                tt1LL{j} = tt1{j};
                m0LL{j}  = m0{j};
                mLL{j}   = m{j};
                gammaaddonLL{j} = gammaaddon;
                deltaaddonLL{j} = deltaaddon;
                alphaMaddonLL{j} = alphaMaddon;
                betaaddonLL{j} = betaaddon;
                ttr1addonLL{j} = ttr1addon;
                vLL(j) = v(j);
                wLL(j) = w(j);
             elseif(savinground>1)
                tt0LL{j} = tt0LL{j}+tt0{j};
                tt1LL{j} = tt1LL{j}+tt1{j};
                m0LL{j}  =  m0LL{j}+m0{j};
                mLL{j}   = mLL{j}+m{j};
                gammaaddonLL{j} =  gammaaddonLL{j}+gammaaddon;
                deltaaddonLL{j} = deltaaddonLL{j}+deltaaddon;
                alphaMaddonLL{j} = alphaMaddonLL{j}+alphaMaddon;
                betaaddonLL{j} = betaaddonLL{j}+betaaddon;
                ttr1addonLL{j} = ttr1addonLL{j}+ttr1addon;
                vLL(j) = vLL(j)+v(j);
                wLL(j) = wLL(j)+w(j);
             end;
        
        end;
    end;
     if (sw==1) 
          Y1a{jp}         =     Y1; 
          MADa{jp}         =    MAD; 
          MSEa{jp}         =    MSE; 
         
          LL (jp)      = LL(jp) + sum(LLtemp);
          bi_{jp}          =     b_; 
          b0i_{jp}         =     b0_; 
          ci_{jp}          =     c_;
     end;   
     
      % estimation of add-on level effects HB, leave unexplained
    %======================================================================================
   % estimation of plug in level effects
    j=1; %for explanation of alpha
    S1   =  (((CSAlpha'*CSAlpha)/etacsalpha(j))+CSalphaInv)\speye(size((((CSAlpha'*CSAlpha)/etacsalpha(j))+CSalphaInv)));% inv(((CSSQ'*CSSQ)/eta(j))+CS0Inv); 
    b1   =  S1*(((CSAlpha'*btempaddon(j,:)')/etacsalpha(j))+CSalphaInv*csalpha); %btempp(j,1)
    alphacsalpha(:,j)   =  b1 + chol(S1)'*randn(length(b1),1);
    wa1  = (wa0+n)/2;
    wv12 = (wv02+(btempaddon(j,:)'-CSAlpha*alphacsalpha(:,j))'*(btempaddon(j,:)'-CSAlpha*alphacsalpha(:,j)))/2; %btempp(j,1)  btempp(j,1)
    etacsalpha(j)   =  1/gamrnd(wa1,1/wv12);
    
    %---------------------------------------------------------------
    % explain p items (external effects)
    %------------------------------------------------------------------
    j=1; %  unobserved portion of internal
    S1   =  (((CSp0'*CSp0)/etacsp(j))+CS5Inv)\speye(size((((CSp0'*CSp0)/etacsp(j))+CS5Inv))); %inv(((CSL'*CSL)/eta(j))+CS0Inv); 
    b1   =  S1*(((CSp0'*btempaddon(j,:)')/etacsp(j))+CS5Inv*cs5); %btempp(j,1)
    alphacsp0   =  b1 + chol(S1)'*randn(length(b1),1);
    wa1  = (wa0+n)/2;
    wv12 = (wv02+(btempaddon(j,:)'-CSp0*alphacsp0)'*(btempaddon(j,:)'-CSp0*alphacsp0))/2; %btempp(j,1) btempp(j,1)
    etacsp(j)   =  1/gamrnd(wa1,1/wv12);
    
    j=2; % addon version
    S1   =  (((CSp1'*CSp1)/etacsp(j))+CS5Inv)\speye(size((((CSp1'*CSp1)/etacsp(j))+CS5Inv)));% inv(((CSIntr'*CSIntr)/eta(j))+CS0Inv); 
    b1   =  S1*(((CSp1'*btempaddon(j,:)')/etacsp(j))+CS5Inv*cs5); % btempp(j,1)
    alphacsp1   =  b1 + chol(S1)'*randn(length(b1),1);
    wa1  = (wa0+n)/2;
    wv12 = (wv02+(btempaddon(j,:)'-CSp1*alphacsp1)'*(btempaddon(j,:)'-CSp1*alphacsp1))/2; %btempp(j,1) btempp(j,1)
    etacsp(j)   =  1/gamrnd(wa1,1/wv12);
    
    j=3; % ffox version
    S1   =  (((CSp2'*CSp2)/etacsp(j))+CS5Inv)\speye(size((((CSp2'*CSp2)/etacsp(j))+CS5Inv)));% inv(((CSSQ'*CSSQ)/eta(j))+CS0Inv); 
    b1   =  S1*(((CSp2'*btempaddon(j,:)')/etacsp(j))+CS5Inv*cs5); %btempp(j,1)
    alphacsp2   =  b1 + chol(S1)'*randn(length(b1),1);
    wa1  = (wa0+n)/2;
    wv12 = (wv02+(btempaddon(j,:)'-CSp2*alphacsp2)'*(btempaddon(j,:)'-CSp2*alphacsp2))/2; %btempp(j,1)  btempp(j,1)
    etacsp(j)   =  1/gamrnd(wa1,1/wv12);
%     
%     j=4; % ffx version * addon version
%     S1   =  (((CSp3'*CSp3)/etacsp(j))+CS5Inv)\speye(size((((CSp3'*CSp3)/etacsp(j))+CS5Inv))); %inv(((CSL'*CSL)/eta(j))+CS0Inv); 
%     b1   =  S1*(((CSp3'*btempaddon(j,:)')/etacsp(j))+CS5Inv*cs5); %btempp(j,1)
%     alphacsp3   =  b1 + chol(S1)'*randn(length(b1),1);
%     wa1  = (wa0+n)/2;
%     wv12 = (wv02+(btempaddon(j,:)'-CSp3*alphacsp3)'*(btempaddon(j,:)'-CSp3*alphacsp3))/2; %btempp(j,1) btempp(j,1)
%     etacsp(j)   =  1/gamrnd(wa1,1/wv12);
%     
%     j=5; % for weekend
%     S1   =  (((CSp4'*CSp4)/etacsp(j))+CS6Inv)\speye(size((((CSp4'*CSp4)/etacsp(j))+CS6Inv))); %inv(((CSL'*CSL)/eta(j))+CS0Inv); 
%     b1   =  S1*(((CSp4'*btempaddon(j,:)')/etacsp(j))+CS6Inv*cs6); %btempp(j,1)
%     alphacsp4   =  b1 + chol(S1)'*randn(length(b1),1);
%     wa1  = (wa0+n)/2;
%     wv12 = (wv02+(btempaddon(j,:)'-CSp4*alphacsp4)'*(btempaddon(j,:)'-CSp4*alphacsp4))/2; %btempp(j,1) btempp(j,1)
%     etacsp(j)   =  1/gamrnd(wa1,1/wv12);
    
    %------------------------------------------------------------------
    % to explain q (internal force)
    %---------------------------------------------------------------
    
     j=1; % for version
    S1   =  (((CSq0'*CSq0)/etacsq(j))+CS6Inv)\speye(size((((CSq0'*CSq0)/etacsq(j))+CS6Inv))); %inv(((CSL'*CSL)/eta(j))+CS0Inv); 
    b1   =  S1*(((CSq0'*btempaddon(j,:)')/etacsq(j))+CS6Inv*cs6); %btempp(j,1)
    alphacsq0   =  b1 + chol(S1)'*randn(length(b1),1);
    wa1  = (wa0+n)/2;
    wv12 = (wv02+(btempaddon(j,:)'-CSq0*alphacsq0)'*(btempaddon(j,:)'-CSq0*alphacsq0))/2; %btempp(j,1) btempp(j,1)
    etacsq(j)   =  1/gamrnd(wa1,1/wv12);
    
    j=2; % for version
    S1   =  (((CSq1'*CSq1)/etacsq(j))+CS6Inv)\speye(size((((CSq1'*CSq1)/etacsq(j))+CS6Inv))); %inv(((CSL'*CSL)/eta(j))+CS0Inv); 
    b1   =  S1*(((CSq1'*btempaddon(j,:)')/etacsq(j))+CS6Inv*cs6); %btempp(j,1)
    alphacsq1   =  b1 + chol(S1)'*randn(length(b1),1);
    wa1  = (wa0+n)/2;
    wv12 = (wv02+(btempaddon(j,:)'-CSq1*alphacsq1)'*(btempaddon(j,:)'-CSq1*alphacsq1))/2; %btempp(j,1) btempp(j,1)
    etacsq(j)   =  1/gamrnd(wa1,1/wv12);   
    
    j=3; % for version
    S1   =  (((CSq2'*CSq2)/etacsq(j))+CS6Inv)\speye(size((((CSq2'*CSq2)/etacsq(j))+CS6Inv))); %inv(((CSL'*CSL)/eta(j))+CS0Inv); 
    b1   =  S1*(((CSq2'*btempaddon(j,:)')/etacsq(j))+CS6Inv*cs6); %btempp(j,1)
    alphacsq2   =  b1 + chol(S1)'*randn(length(b1),1);
    wa1  = (wa0+n)/2;
    wv12 = (wv02+(btempaddon(j,:)'-CSq2*alphacsq2)'*(btempaddon(j,:)'-CSq2*alphacsq2))/2; %btempp(j,1) btempp(j,1)
    etacsq(j)   =  1/gamrnd(wa1,1/wv12);     
    
%     j=4; % for interaction between OL * variance rating
%     S1   =  (((CSq3'*CSq3)/etacsq(j))+CS4Inv)\speye(size((((CSq3'*CSq3)/etacsq(j))+CS4Inv))); %inv(((CSL'*CSL)/eta(j))+CS0Inv); 
%     b1   =  S1*(((CSq3'*btempaddon(j,:)')/etacsq(j))+CS4Inv*cs4); %btempp(j,1)
%     alphacsq3   =  b1 + chol(S1)'*randn(length(b1),1);
%     wa1  = (wa0+n)/2;
%     wv12 = (wv02+(btempaddon(j,:)'-CSq3*alphacsq3)'*(btempaddon(j,:)'-CSq3*alphacsq3))/2; %btempp(j,1) btempp(j,1)
%     etacsq(j)   =  1/gamrnd(wa1,1/wv12);   
    
    j=4; % for average of rating
    S1   =  (((CSq4'*CSq4)/etacsq(j))+CS6Inv)\speye(size((((CSq4'*CSq4)/etacsq(j))+CS6Inv))); %inv(((CSL'*CSL)/eta(j))+CS0Inv); 
    b1   =  S1*(((CSq4'*btempaddon(j,:)')/etacsq(j))+CS6Inv*cs6); %btempp(j,1)
    alphacsq4   =  b1 + chol(S1)'*randn(length(b1),1);
    wa1  = (wa0+n)/2;
    wv12 = (wv02+(btempaddon(j,:)'-CSq4*alphacsq4)'*(btempaddon(j,:)'-CSq4*alphacsq4))/2; %btempp(j,1) btempp(j,1)
    etacsq(j)   =  1/gamrnd(wa1,1/wv12);   
%     
%     j=6; % for interaction of variance and mean
%     S1   =  (((CSq5'*CSq5)/etacsq(j))+CS5Inv)\speye(size((((CSq5'*CSq5)/etacsq(j))+CS5Inv))); %inv(((CSL'*CSL)/eta(j))+CS0Inv); 
%     b1   =  S1*(((CSq5'*btempaddon(j,:)')/etacsq(j))+CS5Inv*cs5); %btempp(j,1)
%     alphacsq5   =  b1 + chol(S1)'*randn(length(b1),1);
%     wa1  = (wa0+n)/2;
%     wv12 = (wv02+(btempaddon(j,:)'-CSq5*alphacsq5)'*(btempaddon(j,:)'-CSq5*alphacsq5))/2; %btempp(j,1) btempp(j,1)
%     etacsq(j)   =  1/gamrnd(wa1,1/wv12);  
    
    %---------------------------------------------------------------------------------
    % Explain delta (churn)
    %------------------------------------------------------------------------------------------    
    j=1; % for version
    S1   =  (((CSd'*CSd)/etacsd(j))+CSdInv)\speye(size((((CSd'*CSd)/etacsd(j))+CSdInv))); %inv(((CSL'*CSL)/eta(j))+CS0Inv); 
    b1   =  S1*(((CSd'*btempaddon(j,:)')/etacsd(j))+CSdInv*csd0); %btempp(j,1)
    alphacsd(:,j)   =  b1 + chol(S1)'*randn(length(b1),1);
    wa1  = (wa0+n)/2;
    wv12 = (wv02+(btempaddon(j,:)'-CSd*alphacsd(:,j))'*(btempaddon(j,:)'-CSd*alphacsd(:,j)))/2; %btempp(j,1) btempp(j,1)
    etacsd(j)   =  1/gamrnd(wa1,1/wv12);   
% %    
    % updating prior for cross sectional effects
    for j=1:n;
        %b0(:,j)  =   [CSSQ(j,:)*alpha(:,1); CSL(j,:)*alpha(:,2); CSIntr(j,:)*alpha(:,3)];
        alphaparamtemp = CSAlpha(j,:)*alphacsalpha(:,1);
%         pparamtemp     = CSL(j,:)*alphacs(:,2);
%         qparamtemp     = CSIntr(j,:)*alphacs(:,3);
        % for p0
        betaparamtemp(1)  = CSp0(j,:)* alphacsp0;
        % for p1
        betaparamtemp(2)  = CSp1(j,:)* alphacsp1;
        % for p2
        betaparamtemp(3)  = CSp2(j,:)* alphacsp2;
        % for p3
      %  betaparamtemp(4)  = CSp3(j,:)* alphacsp3;
        % for p4
      %  betaparamtemp(5)  = CSp4(j,:)* alphacsp4;
        % for q0
        gammaparamtemp(1)  = CSq0(j,:)* alphacsq0;
        % for q1
        gammaparamtemp(2)  = CSq1(j,:)* alphacsq1;
         % for q2
        gammaparamtemp(3)  = CSq2(j,:)* alphacsq2;
         % for q3
%        gammaparamtemp(4)  = CSq3(j,:)* alphacsq3;
         % for q4
        gammaparamtemp(4)  = CSq4(j,:)* alphacsq4;
         % for q5
%        gammaparamtemp(6)  = CSq5(j,:)* alphacsq5; 
%         for k=1:rp
%             betaparamtemp(k)  = CSp(j,:)* alphacsp(:,k);
%         end;
%         for k=1:rq
%             gammaparamtemp(k)  = CSq(j,:)* alphacsq(:,k);
%         end;
        deltaparamtemp  = CSd(j,:)*alphacsd(:,1);%; CSINT(j,:)*alpha(6)]; ;CSST(j,:)*alphacs(6)
        b0(:,j)   = [alphaparamtemp;betaparamtemp';gammaparamtemp';deltaparamtemp]; %;pparamtemp;qparamtemp
    end;
     etacs = [etacsalpha';etacsp';etacsq';etacsd'];

    if (sw==1)
         dcs_(:,jp)          =    [alphacsalpha(:);alphacsp0(:);alphacsp1(:);alphacsp2(:);...
                 alphacsq0(:);alphacsq1(:);alphacsq2(:);alphacsq4(:);...
                  alphacsd(:); etacsalpha';etacsp';etacsq';etacsd']; %alphacsp3(:);alphacsp4(:); %alphacsq3(:);alphacsq5(:);
    end;
    
toc;
end;


%platform parameters
cpmean_ = mean(cp_,2);
disp('parameter estiamte for [M0 q p n] are (posterior):');
disp(cpmean_');


% check Convergence of Platform
for i=1:size(cp_,1); %because 8 variables
    subplot(3,ceil(size(cp_,1)/3), i)
    plot(cp_(i,:))
end;

% check multicollinearity
disp('multicolinearity indicator for platform is:');
temp = regstats(mean(bp_,2),yc(1:size(bp_,1),:),'linear');
VIF =1/(1-temp.rsquare)


% Check significance of platform
%platformparams = [pip_e;qip_e;mip_e];
hpdisp = zeros(size(cp_,1),2);
meanp  = zeros(size(cp_,1),1);
stdp   = zeros(size(cp_,1),1);
for i =1:size(cp_,1);
    alldraws = [cp_(i,:)' ];

    result = momentg(alldraws);
    means=[result.pmean]';
    stdevs=[result.pstd]';
    meanp(i) = means;
    stdp(i)  = stdevs;
    % HPDI
    [n1,n2]=size(cp_(i,:));
     hpdis=zeros(n1,2);
      for ii=1:n1
         hpdis(ii,1:2) = hpdi(cp_(i,:)',.95);
      end
      hpdisp(i,:) = hpdis;
end;
disp('paramter estimate for the platform is the following:');
disp([meanp stdp hpdisp])

k     =  2+rp+rq; % alpha +  terms for p terms for q %delta+ removed
% add-on parameters
c_temp=zeros(k+2,(ndraw-ndraw0)/jumps,n);
parfor i=1:(ndraw-ndraw0)/jumps;
    i;
    if (~isempty(ci_{i}))
        c_temp(:,i,:)  =  cell2mat(ci_{i});
    end;
end;
parfor i=1:n;
    i;
    for j=1:k+2;
       ce_(j,i)=mean(c_temp(j,:,i));
    end;
end;
cemeani_ = mean(ce_,2);
disp('parameter estiamte is (mean posterior): alpha, p, q, V, W');
disp(mean(ce_,2)');

disp('number of Parameters lower than 0 for alpha, p, q is as follows respectively:');
disp([sum(ce_(1,:)<0) sum(ce_(2,:)<0) sum(ce_(3,:)<0)]);

% calculating likelihood and DIC
meanLL = mean(LL);

LLmean =0;
%updating all the mean tth parameters for platform
ttind1addonLL = ttind1addonLL/((ndraw-ndraw0)/jumps);
ttr1LL = ttr1LL/((ndraw-ndraw0)/jumps);
qpparamLL = qpparamLL/((ndraw-ndraw0)/jumps);
ppparamLL = ppparamLL/((ndraw-ndraw0)/jumps);
M0paramLL = M0paramLL/((ndraw-ndraw0)/jumps);
npparamLL = npparamLL/((ndraw-ndraw0)/jumps);
etaLL = etaLL/((ndraw-ndraw0)/jumps);
ttind1pLL = ttind1pLL/((ndraw-ndraw0)/jumps);
m0pLL = m0pLL/((ndraw-ndraw0)/jumps);
mpLL = mpLL/((ndraw-ndraw0)/jumps);
wpLL = wpLL/((ndraw-ndraw0)/jumps);
vpLL = vpLL/((ndraw-ndraw0)/jumps);
% calculate likelihood of platform
fLL = -qpparamLL./(M0paramLL+etaLL*caddon(1:(size(yc,1)-1),:)).*(2*ttind1pLL.*[m0pLL mpLL(:,1:pT-1)]'-[m0pLL mpLL(:,1:pT-1)]'.^2) + (1+qpparamLL-ppparamLL)...
    .*ttind1pLL-(yc(1:(size(yc,1)-1),:)*npparamLL').*ttind1pLL+ppparamLL*(M0paramLL+etaLL*caddon(1:(size(yc,1)-1),:)) + (yc(1:(size(yc,1)-1),:)*npparamLL')...
    .*(M0paramLL+etaLL*caddon(1:(size(yc,1)-1),:));
ewv = ttr1LL-fLL;
evv =yp - ttr1LL;
LLmean      = LLmean- 0.5*(ewv'*ewv)/wpLL -  0.5*pT*pp*log(2*pi*wpLL);
LLmean      = LLmean- 0.5*(evv'*evv)/vpLL -   0.5*pT*pp*log(2*pi*vpLL);

% calculate LL at the mean for add-ons
        
parfor  j=1:n;
    tt0LL{j} = tt0LL{j}/((ndraw-ndraw0)/jumps);
    tt1LL{j} = tt1LL{j}/((ndraw-ndraw0)/jumps);
    m0LL{j}  = m0LL{j}/((ndraw-ndraw0)/jumps);
    mLL{j}   = mLL{j}/((ndraw-ndraw0)/jumps);
    gammaaddonLL{j} = gammaaddonLL{j}/((ndraw-ndraw0)/jumps);
    deltaaddonLL{j} = deltaaddonLL{j}/((ndraw-ndraw0)/jumps);
    alphaMaddonLL{j} = alphaMaddonLL{j}/((ndraw-ndraw0)/jumps);
    betaaddonLL{j} = betaaddonLL{j}/((ndraw-ndraw0)/jumps);
    
    ttind1addonLL= addonttindepbuilderOLSTpq(tt0LL{j},tt1LL{j},T(j),xaddon{j},tt1p,tt0p,pT,mLL{j},m0LL{j},phetrgn{j},qhetrgn{j}) ; % drop last value
    pqalphatempaddonLL = [-gammaaddonLL{j}*(1-deltaaddonLL{j})/alphaMaddonLL{j};1-deltaaddonLL{j};-betaaddonLL{j};alphaMaddonLL{j}.*betaaddonLL{j};(1-deltaaddonLL{j})*gammaaddonLL{j}];    
    ttr1addonLL{j} = ttr1addonLL{j}/((ndraw-ndraw0)/jumps);
    vLL(j) = vLL(j) /((ndraw-ndraw0)/jumps);
    wLL(j) = wLL(j) /((ndraw-ndraw0)/jumps);
    % add likelihood of add-on the main likelihood
    LLmean      =  LLmean -0.5*(y{j}' - ttr1addonLL{j}')*(y{j}' - ttr1addonLL{j}')'/vLL(j).^2 - ... %LLtemp (j)
    0.5*T(j)*p*log(2*pi*vLL(j).^2);
    LLmean      = LLmean- 0.5*(ttr1addonLL{j}-ttind1addonLL(1:T(j),:)*pqalphatempaddonLL)'*(ttr1addonLL{j}-ttind1addonLL(1:T(j),:)*pqalphatempaddonLL)/wLL (j) - ...
    0.5*T(j)*p*log(2*pi*wLL(j)); % LLtemp (j)        
end;

% including the platform into the likelihood function
Dthetabar   =   -2*LLmean;
Dbar        =   -2*meanLL;
pD          =    Dbar - Dthetabar;
DIC         =    pD + Dbar;
disp('DIC pD meanLL is:');
disp([DIC pD meanLL])
